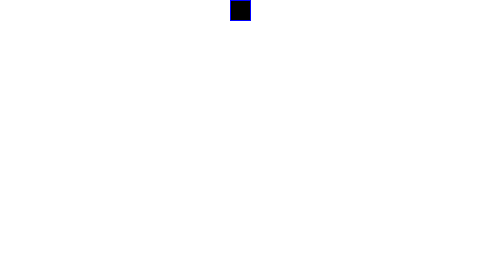
Frame 1 (no input)
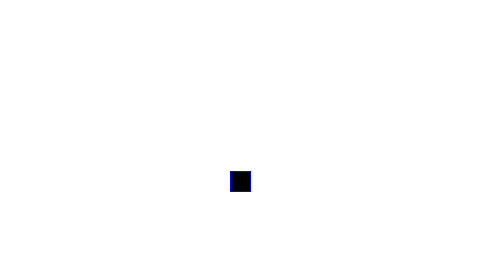
Frame 60 (the mouse pressed at the canvas centre just before this capture)
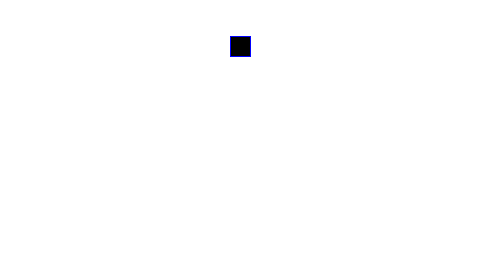
Frame 120 (the mouse held since frame 60 and released just before this capture)

The Processing sketch that drew these frames (run headless with seeded random() and noise(); from frame 60 on, the mouse is pressed at the canvas centre):

// Processing sketch: Square_gravity_Bounce
// ── Square_gravity_Bounce.pde
float speed = 0;    //Speed Variable
float gravity = 0.1;    //Gravity variable
float x = 240;//x coordinate of the square
float y = 10;      //y coordinate of the square

void setup(){
  size(480,270);
}

void draw(){
  background(255);
  rectMode(CENTER);
  fill(0);
  stroke(0,0,255);
  rect(x,y,20,20);
  y = y + speed;
  speed = speed + gravity;
  
  if(y > height-10){
    speed = speed * -0.95;
    y=height-10;
  }
}
